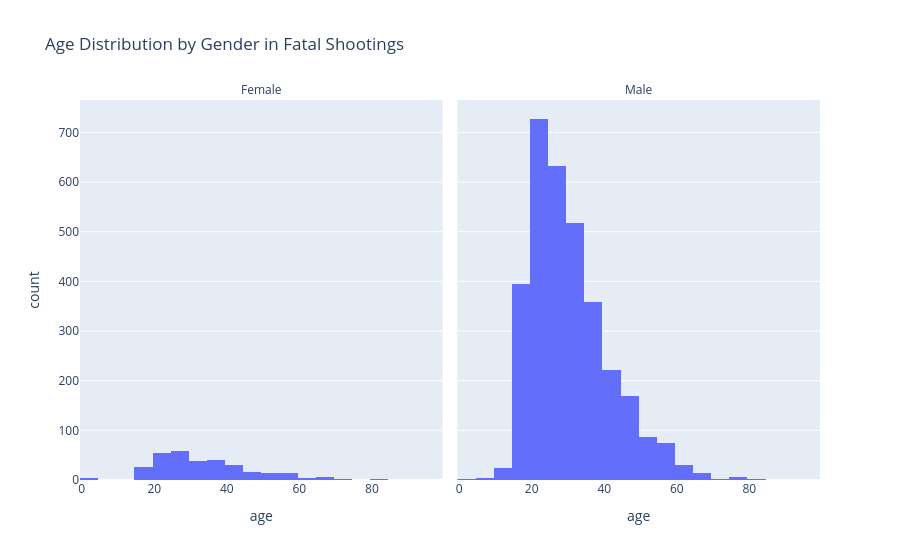

Notebook cell for this chart:
### Markdown cell above
The first set of graphs compares the raw number of gunshot wounds by body location for fatal and non-fatal incidents. Fatal shootings are heavily concentrated in head/neck and multiple wound categories, while non-fatal shootings are much more common in the lower extremities and upper extremities. This suggests that injuries to more vital areas of the body are far more likely to result in death. In contrast, non-fatal incidents tend to involve less immediately life-threatening regions.

When looking at proportions, the differences become even clearer. Fatal shootings have a much higher share of head/neck and torso-related injuries, reinforcing the idea that damage to critical organs (heart, lungs) drives mortality. Non-fatal shootings, on the other hand, are disproportionately concentrated in the extremities, especially the legs. This emphasizes the point made by the folks at GW: the location of injury plays a major role in survival outcomes.

## Age and Gender

According to the D.C. study, gun violence is primarily perpetrated by young adults, with a mean age of 31 years and a standard deviation of 12.5 years. Additionally, the perpetrators of gun violence were reported as 91% male. By comparing these numbers with the data from Philadelphia, data that centers on the victims of these shootings rather than perpetrators, we can further understand the traits associated with gun-related deaths.

### Code cell
shoot_df2 = shoot_df2.dropna(subset=['sex'])
shoot_df2 = shoot_df2[shoot_df2['fatal'] == True]
age_gender = px.histogram(
    shoot_df2,
    x='age',
    facet_col='sex',
    nbins=30,
    title='Age Distribution by Gender in Fatal Shootings'
)

age_gender.for_each_annotation(lambda a: a.update(
    text='Female' if 'F' in a.text else 'Male'
))

age_gender.show()

sex_table = (
    shoot_df2
    .dropna(subset=['sex'])
    .groupby('sex')
    .size()
    .reset_index(name='count')
)
sex_table['Percentage'] = ((sex_table['count'] / sex_table['count'].sum())*100).round(1)
sex_table

### Figure 1 — Plotly figure (JSON) as saved in the notebook; plotly's stock layout.template omitted (floating-point values rounded to 4 significant figures; data arrays with more than 128 entries replaced by an {"elided": "..."} marker saying what was removed)
{"data": [{"bingroup": "x", "hovertemplate": "sex=F<br>age=%{x}<br>count=%{y}<extra></extra>", "legendgroup": "", "marker": {"color": "#636efa", "pattern": {"shape": ""}}, "name": "", "nbinsx": 30, "orientation": "v", "showlegend": false, "type": "histogram", "x": {"elided": "321 float values"}, "xaxis": "x", "yaxis": "y"}, {"bingroup": "x", "hovertemplate": "sex=M<br>age=%{x}<br>count=%{y}<extra></extra>", "legendgroup": "", "marker": {"color": "#636efa", "pattern": {"shape": ""}}, "name": "", "nbinsx": 30, "orientation": "v", "showlegend": false, "type": "histogram", "x": {"elided": "3304 float values"}, "xaxis": "x2", "yaxis": "y2"}], "layout": {"annotations": [{"font": {}, "showarrow": false, "text": "Female", "x": 0.245, "xanchor": "center", "xref": "paper", "y": 1, "yanchor": "bottom", "yref": "paper"}, {"font": {}, "showarrow": false, "text": "Male", "x": 0.755, "xanchor": "center", "xref": "paper", "y": 1, "yanchor": "bottom", "yref": "paper"}], "barmode": "relative", "legend": {"tracegroupgap": 0}, "title": {"text": "Age Distribution by Gender in Fatal Shootings"}, "xaxis": {"anchor": "y", "domain": [0, 0.49], "title": {"text": "age"}}, "xaxis2": {"anchor": "y2", "domain": [0.51, 1], "matches": "x", "title": {"text": "age"}}, "yaxis": {"anchor": "x", "domain": [0, 1], "title": {"text": "count"}}, "yaxis2": {"anchor": "x2", "domain": [0, 1], "matches": "y", "showticklabels": false}}}
